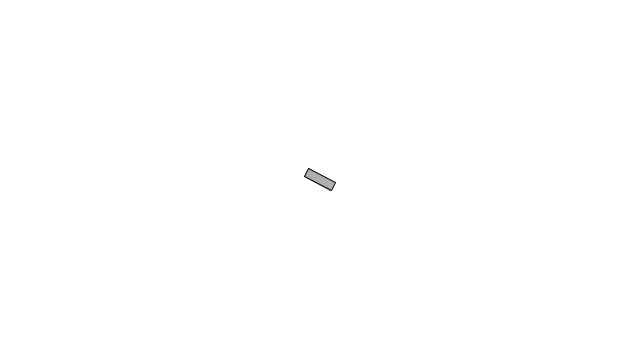
Frame 1 (no input)
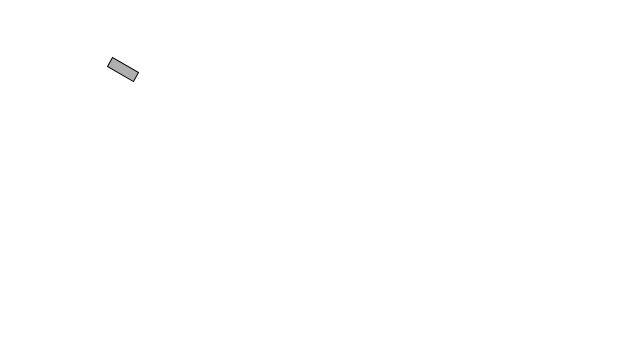
Frame 60 (the mouse pressed at the canvas centre just before this capture)
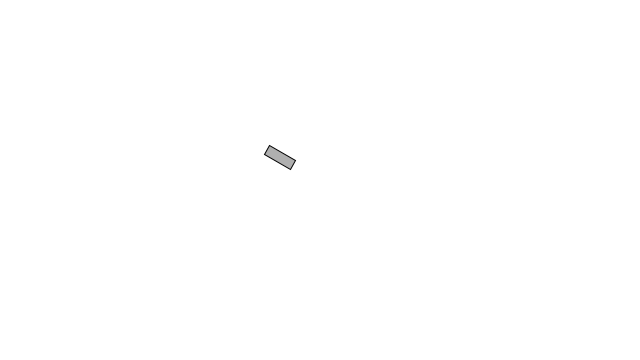
Frame 120 (the mouse held since frame 60 and released just before this capture)

The Processing sketch that drew these frames (run headless with seeded random() and noise(); from frame 60 on, the mouse is pressed at the canvas centre):

// Processing sketch: trigonometry_pointing_direction_of_movement
// ── trigonometry_pointing_direction_of_movement.pde
class Mover {
  PVector location = new PVector(width / 2, height / 2);
  PVector velocity = new PVector(0, 0);
  PVector acceleration;
  float topSpeed = 4;

  void update() {
    PVector mouse = new PVector(mouseX, mouseY);
    PVector direction = PVector.sub(mouse, location);

    direction.normalize();
    direction.mult(0.5);

    acceleration = direction;

    velocity.add(acceleration);
    velocity.limit(topSpeed);
    location.add(velocity);
  }

  void display() {
    float angle = atan(velocity.y / velocity.x);

    stroke(0);
    fill(175);

    pushMatrix();
    rectMode(CENTER);
    translate(location.x, location.y);
    rotate(angle);
    rect(0, 0, 30, 10);
    popMatrix();
  }

  void checkEdges() {
    if (location.x > width) {
      location.x = 0;
    } else if (location.x < 0) {
      location.x = width;
    }

    if (location.y > height) {
      location.y = 0;
    } else if (location.y < 0) {
      location.y = height;
    }
  }
}

Mover mover;

void setup() {
  size(640, 360);
  background(255);
  mover = new Mover();
}

void draw() {
  background(255);
  mover.update();
  mover.checkEdges();
  mover.display();
}
